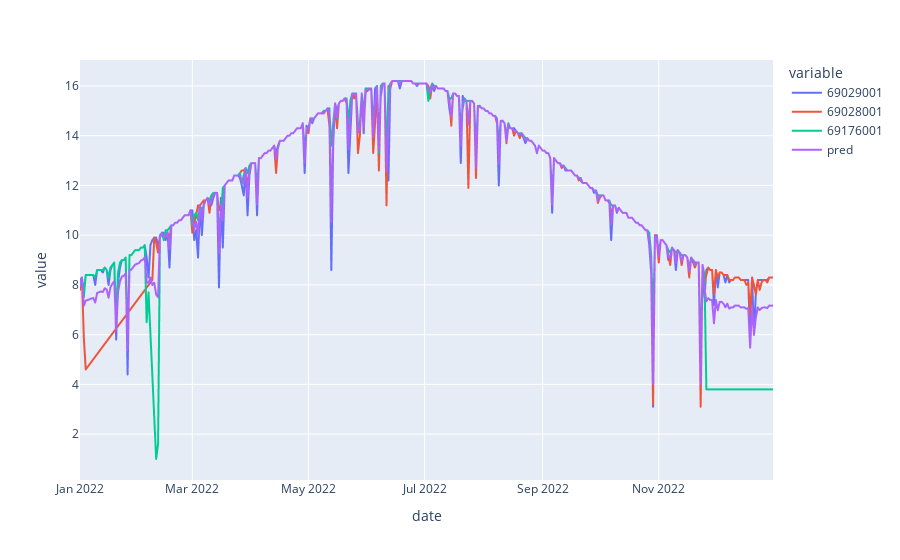

Notebook code cell kept with this figure:
### Code cell
px.line(extracted_suntime)

### Figure 1 — Plotly figure (JSON) as saved in the notebook; plotly's stock layout.template omitted (floating-point values rounded to 4 significant figures; data arrays with more than 128 entries replaced by an {"elided": "..."} marker saying what was removed)
{"data": [{"hovertemplate": "variable=69029001<br>date=%{x}<br>value=%{y}<extra></extra>", "legendgroup": "69029001", "line": {"color": "#636efa", "dash": "solid"}, "marker": {"symbol": "circle"}, "mode": "lines", "name": "69029001", "showlegend": true, "type": "scattergl", "x": {"elided": "365 str values"}, "xaxis": "x", "y": {"elided": "365 float values"}, "yaxis": "y"}, {"hovertemplate": "variable=69028001<br>date=%{x}<br>value=%{y}<extra></extra>", "legendgroup": "69028001", "line": {"color": "#EF553B", "dash": "solid"}, "marker": {"symbol": "circle"}, "mode": "lines", "name": "69028001", "showlegend": true, "type": "scattergl", "x": {"elided": "365 str values"}, "xaxis": "x", "y": {"elided": "365 float values"}, "yaxis": "y"}, {"hovertemplate": "variable=69176001<br>date=%{x}<br>value=%{y}<extra></extra>", "legendgroup": "69176001", "line": {"color": "#00cc96", "dash": "solid"}, "marker": {"symbol": "circle"}, "mode": "lines", "name": "69176001", "showlegend": true, "type": "scattergl", "x": {"elided": "365 str values"}, "xaxis": "x", "y": {"elided": "365 float values"}, "yaxis": "y"}, {"hovertemplate": "variable=pred<br>date=%{x}<br>value=%{y}<extra></extra>", "legendgroup": "pred", "line": {"color": "#ab63fa", "dash": "solid"}, "marker": {"symbol": "circle"}, "mode": "lines", "name": "pred", "showlegend": true, "type": "scattergl", "x": {"elided": "365 str values"}, "xaxis": "x", "y": {"elided": "365 float values"}, "yaxis": "y"}], "layout": {"legend": {"title": {"text": "variable"}, "tracegroupgap": 0}, "margin": {"t": 60}, "xaxis": {"anchor": "y", "domain": [0, 1], "title": {"text": "date"}}, "yaxis": {"anchor": "x", "domain": [0, 1], "title": {"text": "value"}}}}
